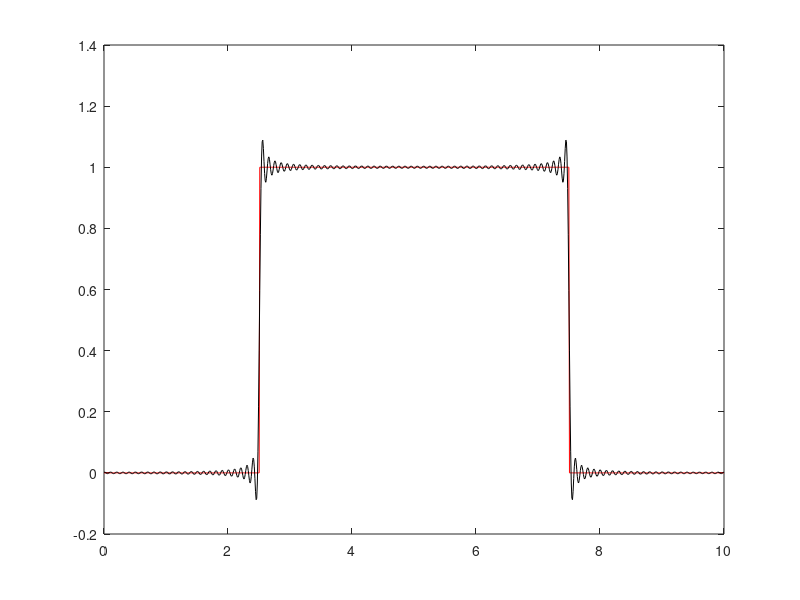

Write the MATLAB code that produced this figure.

clear all;
close all ;
clc;

L = 10;
N = 1024;
dx = L/(N-1);
x = 0:dx:L;

f = zeros(size(x));
f(258:768) = 1;

A0 = sum(f.*ones(size(x)))*dx*2/L;
fFS = A0/2;

for k = 1:100
    Ak = sum(f.*cos(2*pi*k*x/L))*dx*2/L;
    Bk = sum(f.*sin(2*pi*k*x/L))*dx*2/L;
    fFS = fFS +  Ak*cos(2*pi*k*x/L) + Bk*sin(2*pi*k*x/L);
end

figure(1)

plot(x,f,'r');
hold on
plot(x,fFS,'-k');

